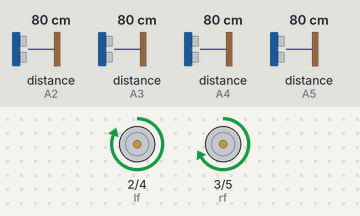
Recording of a sketch running on a simulated Arduino Uno, built with avr-gcc and run on an emulated ATmega328P. Parts: motor-driver pin pairs drawn as motors (green arrow = first pin HIGH = forward, orange = second pin HIGH = backward, longer = more drive). The inputs (shaded band) are chosen by the test bench; at power-on: distance to the obstacle (sensors on A3, A4, A2, A5) 80 cm. The echo pulse lasts 58.3 µs per cm. At 8.9 s the program stops and its outputs stay as they are.

Above: at 1.2 s.
1.3 s: distance to the obstacle (sensor on A3) set to 33 cm
2.8 s: distance to the obstacle (sensor on A3) set to 27 cm
At 4.0 s:
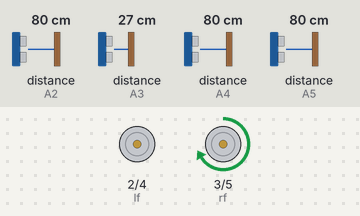
4.3 s: distance to the obstacle (sensor on A4) set to 34 cm
At 5.5 s:
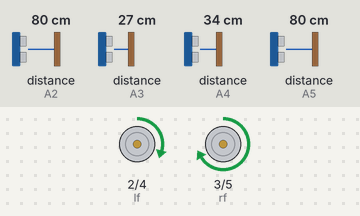
5.8 s: distance to the obstacle (sensor on A4) set to 28 cm
At 5.96 s:
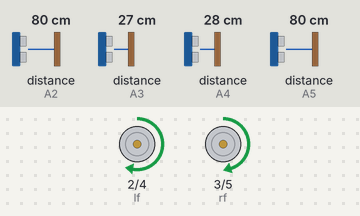
8.8 s: distance to the obstacle (sensor on A2) set to 2 cm
Timing chart, 0 to 10.4 s (numbered marks = the images above; inputs shaded):
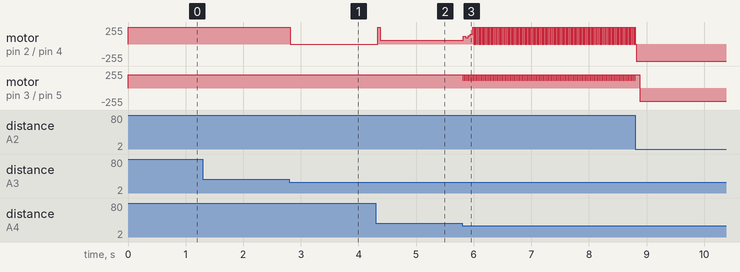

Measured:
- the behaviour switches between 31 and 30 cm on distance to the obstacle (sensor on A3) (found by bisection; images 0 and 1)
- the behaviour switches between 31 and 30 cm on distance to the obstacle (sensor on A4) (found by bisection; images 2 and 3)
- after the input at 1.3 s, every drawn part: stays the same
- after the input at 2.8 s, motor on pin 2 (lf) / pin 4 (lb): forward 255/255 → stopped at once
- after the input at 4.3 s, motor on pin 2 (lf) / pin 4 (lb): stopped → forward 59/255 at once

The sketch:

robot_3.ino
```cpp
// L293D Motor Control Pins
// these pins can be given PWM signals to control rotation speed
const int lf = 2;
const int rf = 3;
const int lb = 4;
const int rb = 5;

// time needed to rotate by approximately 90 degrees
#define ROTATION_TIME 50

// variables to store the distances to the nearest obstacle
// (wall, robot etc)
int frontDistance;
int rearDistance;
int leftDistance;
int rightDistance;

// HC-SR04 Pin Connections
// The trigger from all the HC-SR04 sensors are connected
// to the same trigger pin
int trigPin = A1;
int frontDistancePin = A2;
int leftDistancePin = A4;
int rearDistancePin = A5;
int rightDistancePin = A3;

// called on initialisation and reset
void setup() {
  Serial.begin(9600);
  randomSeed(43);

  pinMode(trigPin, OUTPUT);
  pinMode(frontDistancePin, INPUT);
  pinMode(leftDistancePin, INPUT);
  pinMode(rearDistancePin, INPUT);
  pinMode(rightDistancePin, INPUT);

  pinMode(lf, OUTPUT);
  pinMode(lb, OUTPUT);
  pinMode(rf, OUTPUT);
  pinMode(rb, OUTPUT);
}

// main program containing logic
void loop() {

  // NOTE
  // The pulseIn of the HC-SR04 echo pin outputs 0 if no obstacle is detected

  // while there is no obstacle in the front
  while ((frontDistance = getDistance(frontDistancePin)) >= 40) {
    drive();

    // if there's any obstacle on the left, steer right
    leftDistance = getDistance(leftDistancePin);
    if (leftDistance <= 30 && leftDistance != 0) {
      steerRight();
      delay(10);
    }

    // if there's any obstacle on the right, steer left
    rightDistance = getDistance(rightDistancePin);
    if (rightDistance <= 30 && rightDistance != 0) {
      steerLeft();
      delay(10);
    }
  }

  stop();

  // there's an obstacle in the front
  // the robot has to turn left or right
  leftDistance = getDistance(leftDistancePin);
  rightDistance = getDistance(rightDistancePin);

  if (leftDistance > rightDistance) {
    rotateLeft(); // includes delay
  } else {
    rotateRight(); // includes delay
  }

  frontDistance = getDistance(frontDistancePin);

  // if there's still an obstacle in the front
  // and there's place to go reverse
  if (frontDistance < 40 && frontDistance != 0) {
    rearDistance = getDistance(rearDistancePin);

    while (rearDistance >= 50) {
      goReverse();
    }
  }

  delay(20);
}

// moves forward
void drive() {
  analogWrite(lf, 200);
  analogWrite(lb, 0);
  analogWrite(rf, 200);
  analogWrite(rb, 0);
}

// slightly turns right
void steerRight() {
  analogWrite(lf, 200);
  analogWrite(lb, 0);
  analogWrite(rf, 120);
  analogWrite(rb, 0);
}

// slightly turns left
void steerLeft() {
  analogWrite(lf, 120);
  analogWrite(lb, 0);
  analogWrite(rf, 200);
  analogWrite(rb, 0);
}

// turns left
void rotateLeft() {
  analogWrite(lf, 0);
  analogWrite(lb, 200);
  analogWrite(rf, 200);
  analogWrite(rb, 0);
  delay(ROTATION_TIME);
}

// turns right
void rotateRight() {
  analogWrite(lf, 200);
  analogWrite(lb, 0);
  analogWrite(rf, 0);
  analogWrite(rb, 200);
  delay(ROTATION_TIME);
}

// goes reverse
void goReverse() {
  analogWrite(lf, 0);
  analogWrite(lb, 200);
  analogWrite(rf, 0);
  analogWrite(rb, 200);
}

// emergency brake
void stop() {
  analogWrite(lf, 0);
  analogWrite(lb, 0);
  analogWrite(rf, 0);
  analogWrite(rb, 0);
}

// get the distance from the HC-SR04
// pin -> echo pin for the particular HC-SR04
int getDistance(int pin) {
  long duration;
  int cms;

  digitalWrite(trigPin, LOW);
  delayMicroseconds(2);
  digitalWrite(trigPin, HIGH);
  delayMicroseconds(10);
  digitalWrite(trigPin, LOW);

  duration = pulseIn(pin, HIGH);

  cms = duration / 29 / 2;

  return cms;
}
```
